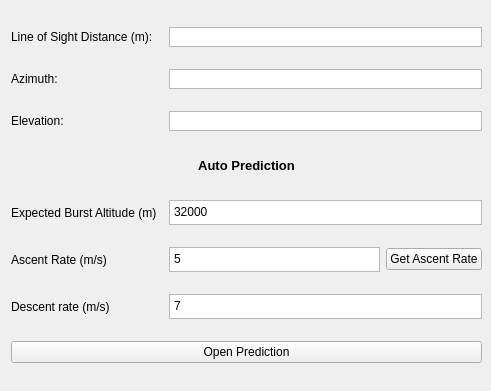
      <widget class="QWidget" name="tab_3">
       <attribute name="title">
        <string>Misc Info</string>
       </attribute>
       <widget class="QWidget" name="layoutWidget_4">
        <property name="geometry">
         <rect>
          <x>11</x>
          <y>11</y>
          <width>471</width>
          <height>371</height>
         </rect>
        </property>
        <layout class="QGridLayout" name="gridLayout_2" rowstretch="5,0,0,0,0,0,0,0">
         <item row="5" column="1">
          <widget class="QLabel" name="label_16">
           <property name="text">
            <string>Ascent Rate (m/s)</string>
           </property>
          </widget>
         </item>
         <item row="7" column="1" colspan="3">
          <widget class="QPushButton" name="openPredictionButton">
           <property name="text">
            <string>Open Prediction</string>
           </property>
          </widget>
         </item>
         <item row="5" column="2">
          <widget class="QPlainTextEdit" name="ascentRateBox">
           <property name="maximumSize">
            <size>
             <width>16777215</width>
             <height>25</height>
            </size>
           </property>
           <property name="verticalScrollBarPolicy">
            <enum>Qt::ScrollBarAlwaysOff</enum>
           </property>
           <property name="horizontalScrollBarPolicy">
            <enum>Qt::ScrollBarAlwaysOff</enum>
           </property>
           <property name="plainText">
            <string>5</string>
           </property>
          </widget>
         </item>
         <item row="3" column="1" colspan="3">
          <widget class="QLabel" name="label_18">
           <property name="maximumSize">
            <size>
             <width>16777215</width>
             <height>25</height>
            </size>
           </property>
           <property name="font">
            <font>
             <pointsize>10</pointsize>
             <weight>75</weight>
             <italic>false</italic>
             <bold>true</bold>
            </font>
           </property>
           <property name="text">
            <string>Auto Prediction</string>
           </property>
           <property name="alignment">
            <set>Qt::AlignCenter</set>
           </property>
          </widget>
         </item>
         <item row="5" column="3">
          <widget class="QPushButton" name="getAscentRateButton">
           <property name="text">
            <string>Get Ascent Rate</string>
           </property>
          </widget>
         </item>
         <item row="1" column="1">
          <widget class="QLabel" name="label_9">
           <property name="text">
            <string>Azimuth: </string>
           </property>
          </widget>
         </item>
         <item row="2" column="1">
          <widget class="QLabel" name="label_10">
           <property name="text">
            <string>Elevation: </string>
           </property>
          </widget>
         </item>
         <item row="6" column="1">
          <widget class="QLabel" name="label_19">
           <property name="text">
            <string>Descent rate (m/s)</string>
           </property>
          </widget>
         </item>
         <item row="0" column="2" colspan="2">
          <widget class="QPlainTextEdit" name="distanceDisplay">
           <property name="maximumSize">
            <size>
             <width>16777215</width>
             <height>20</height>
            </size>
           </property>
           <property name="verticalScrollBarPolicy">
            <enum>Qt::ScrollBarAlwaysOff</enum>
           </property>
           <property name="horizontalScrollBarPolicy">
            <enum>Qt::ScrollBarAlwaysOff</enum>
           </property>
          </widget>
         </item>
         <item row="6" column="2" colspan="2">
          <widget class="QPlainTextEdit" name="descentRateBox">
           <property name="maximumSize">
            <size>
             <width>16777215</width>
             <height>25</height>
            </size>
           </property>
           <property name="verticalScrollBarPolicy">
            <enum>Qt::ScrollBarAlwaysOff</enum>
           </property>
           <property name="horizontalScrollBarPolicy">
            <enum>Qt::ScrollBarAlwaysOff</enum>
           </property>
           <property name="plainText">
            <string>7</string>
           </property>
          </widget>
         </item>
         <item row="1" column="2" colspan="2">
          <widget class="QPlainTextEdit" name="azimuthDisplay">
           <property name="maximumSize">
            <size>
             <width>16777215</width>
             <height>20</height>
            </size>
           </property>
           <property name="verticalScrollBarPolicy">
            <enum>Qt::ScrollBarAlwaysOff</enum>
           </property>
           <property name="horizontalScrollBarPolicy">
            <enum>Qt::ScrollBarAlwaysOff</enum>
           </property>
          </widget>
         </item>
         <item row="0" column="1">
          <widget class="QLabel" name="label_8">
           <property name="minimumSize">
            <size>
             <width>152</width>
             <height>20</height>
            </size>
           </property>
           <property name="text">
            <string>Line of Sight Distance (m): </string>
           </property>
          </widget>
         </item>
         <item row="4" column="1">
          <widget class="QLabel" name="label_15">
           <property name="text">
            <string>Expected Burst Altitude (m)</string>
           </property>
          </widget>
         </item>
         <item row="2" column="2" colspan="2">
          <widget class="QPlainTextEdit" name="elevationDisplay">
           <property name="maximumSize">
            <size>
             <width>16777215</width>
             <height>20</height>
            </size>
           </property>
           <property name="verticalScrollBarPolicy">
            <enum>Qt::ScrollBarAlwaysOff</enum>
           </property>
           <property name="horizontalScrollBarPolicy">
            <enum>Qt::ScrollBarAlwaysOff</enum>
           </property>
          </widget>
         </item>
         <item row="4" column="2" colspan="2">
          <widget class="QPlainTextEdit" name="burstAltitudeBox">
           <property name="maximumSize">
            <size>
             <width>16777215</width>
             <height>25</height>
            </size>
           </property>
           <property name="verticalScrollBarPolicy">
            <enum>Qt::ScrollBarAlwaysOff</enum>
           </property>
           <property name="horizontalScrollBarPolicy">
            <enum>Qt::ScrollBarAlwaysOff</enum>
           </property>
           <property name="plainText">
            <string>32000</string>
           </property>
          </widget>
         </item>
        </layout>
       </widget>
      </widget>
